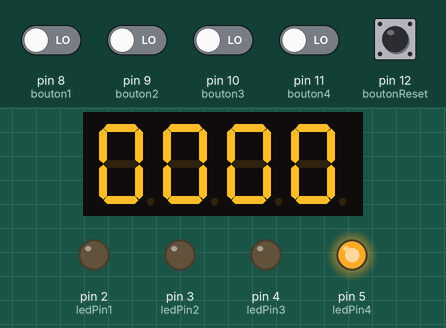
Simulated run of this sketch. Board: Arduino Uno, built with avr-gcc and run on an emulated ATmega328P. Shown: 4-digit seven-segment display, output pins drawn as LEDs (lit = HIGH). Inputs (shaded band) come from the test bench; at power-on: pin 12 (boutonReset) HIGH, pin 8 (bouton1), pin 9 (bouton2), pin 10 (bouton3), pin 11 (bouton4) LOW. Random numbers use the default seed unless the sketch sets one.

Above: at 4.8 s.
4.9 s: pin 11 (bouton4) driven HIGH
At 5.6 s:
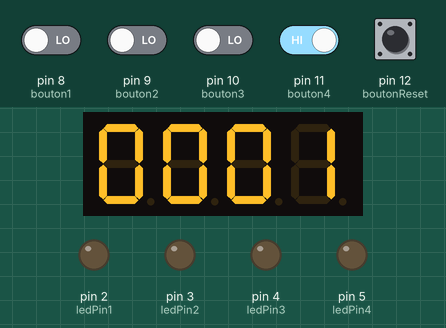
6.4 s: pin 10 (bouton3) driven HIGH
9.4 s: pin 10 (bouton3) driven LOW
At 10.0 s:
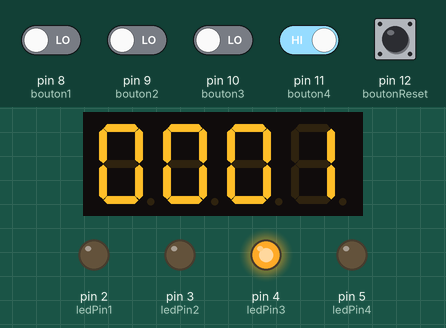
At 11.6 s:
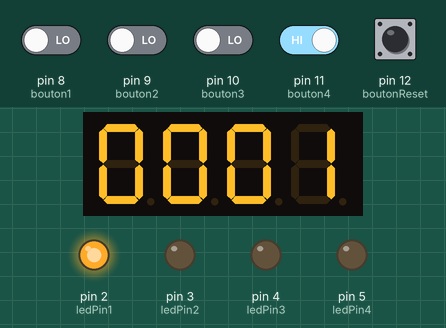
12.4 s: pin 10 (bouton3) driven HIGH
15.4 s: pin 9 (bouton2) driven HIGH
16.9 s: pin 8 (bouton1) driven HIGH and pin 9 (bouton2) driven LOW
At 22.1 s:
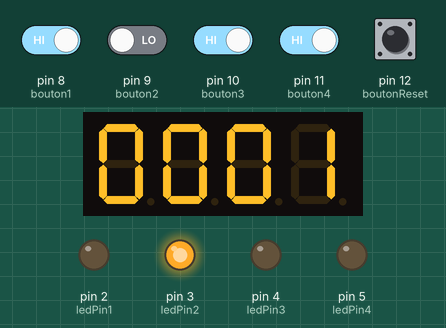
Timing chart, 0 to 32.7 s (numbered marks = the images above; inputs shaded):
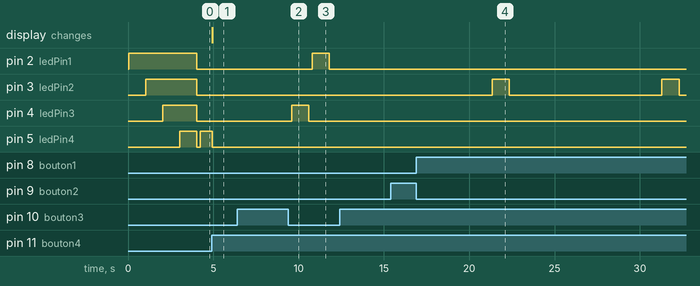

The sketch:

tape_mouche.ino
```cpp
//-----AFFICHEUR A 4 DIGITS-----//


#include "TM1637.h"     // inclure la bibliothèque
#define CLK 6     // on définit la connexion de la broche CLK sur le pin 6
#define DIO 7     // on définit la connexion de la broche DIO sur le pin 7
TM1637 tm1637(CLK, DIO);     // on attache de manière effective nos pins et notre écran
int8_t NumTab[] = {0, 1, 2, 3, 4, 5, 6, 7, 8, 9};     // on définit les caractères disponibles


//----------LEDS---------//


int ledPin1 = 2;     // on indique que "ledPin1" est branché sur le pin 2
int ledPin2 = 3;     // on indique que "ledPin2" est branché sur le pin 3
int ledPin3 = 4;     // on indique que "ledPin3" est branché sur le pin 4
int ledPin4 = 5;     // on indique que "ledPin4" est branché sur le pin 5


//----------BOUTONS---------//


int bouton1 = 8;     // on indique que "bouton1" est branché sur le pin 8
int bouton2 = 9;     // on indique que "bouton2" est branché sur le pin 9
int bouton3 = 10;     // on indique que "bouton3" est branché sur le pin 10
int bouton4 = 11;     // on indique que "bouton4" est branché sur le pin 11
int boutonReset = 12;     // on indique que "boutonReset" est branché sur le pin 12
boolean etatBouton1;     // on crée une variable que l'on nomme "etatBouton1"
boolean etatBouton2;     // on crée une variable que l'on nomme "etatBouton2"
boolean etatBouton3;     // on crée une variable que l'on nomme "etatBouton3"
boolean etatBouton4;     // on crée une variable que l'on nomme "etatBouton4"
boolean hasTapped = false;     // on crée une variable de type boolean nommée "hasTapped", et on lui donne la valeur "false"


//----------VARIABLES----------//


int nombreAleatoireTemps;     // on crée une variable qui servira à stocker la valeur aléatoire de temps
int nombreAleatoireLed;     // on crée une variable qui servira à stocker la valeur aléatoire de led
int interval = 1000;     // on définit une variable "interval" dans laquelle on stocke la valeur 1000 (qui correspondra à 1sec)
int gameTime = 120000; // on définit une variable "gameTime" dans laquelle on stocke la valeur 120000 (qui correspondra à 2 min)
int score = 0;


//------------------------------------//
//           FONCTION SETUP           //
//------------------------------------//


void setup() {

    pinMode(ledPin1, OUTPUT);     // on indique que "ledPin1" est une sortie
    pinMode(ledPin2, OUTPUT);     // on indique que "ledPin2" est une sortie
    pinMode(ledPin3, OUTPUT);     // on indique que "ledPin3" est une sortie
    pinMode(ledPin4, OUTPUT);     // on indique que "ledPin4" est une sortie

    pinMode(bouton1, INPUT);     // on indique que "bouton1" est une entrée
    pinMode(bouton2, INPUT);     // on indique que "bouton2" est une entrée
    pinMode(bouton3, INPUT);     // on indique que "bouton3" est une entrée
    pinMode(bouton4, INPUT);     // on indique que "bouton4" est une entrée

    digitalWrite(ledPin1, LOW);     // on éteint "ledPin1"
    digitalWrite(ledPin2, LOW);     // on éteint "ledPin2"
    digitalWrite(ledPin3, LOW);     // on éteint "ledPin3"
    digitalWrite(ledPin4, LOW);     // on éteint "ledPin4"

    randomSeed(analogRead(0));     // on initialise la séquence aléatoire
    Serial.begin(9600);     // on initialise le moniteur série
    tm1637.init();     // on initialise l'écran de l'afficheur à 4 digits
    tm1637.set(BRIGHTEST);     // on définit la luminosité de l'afficheur à 4 digits

}


//------------------------------------//
//          FONCTION TESTLED          //
//------------------------------------//


// au début de chaque partie, les leds vont s'allumer une à une. Cela permettra de vérifier que chaque led fonctionne correctement, mais également de faire un compte à rebours avant le départ.

void testLed() {

    digitalWrite(ledPin1, HIGH);     // on allume "ledPin1"
    delay(1000);     // on arrête le programme pendant 1 sec
    digitalWrite(ledPin2, HIGH);     // on allume "ledPin2"
    delay(1000);     // on arrête le programme pendant 1 sec
    digitalWrite(ledPin3, HIGH);     // on allume "ledPin3"
    delay(1000);     // on arrête le programme pendant 1 sec
    digitalWrite(ledPin4, HIGH);     // on allume "ledPin4"
    delay(1000);     // on arrête le programme pendant 1 sec

    digitalWrite(ledPin1, LOW);     // on éteint "ledPin1"
    digitalWrite(ledPin2, LOW);     // on éteint "ledPin2"
    digitalWrite(ledPin3, LOW);     // on éteint "ledPin3"
    digitalWrite(ledPin4, LOW);     // on éteint "ledPin4"

}


//------------------------------------//
//      FONCTION GIMMEMYSCORE         //
//------------------------------------//


// la fonction "gimmemyscore" permet de vérifier lorsqu'une led est allumée, si on appuie bien sur le bouton correspondant. Dans ce cas, la fonction retourne la valeur 1, et dans le cas contraire, si on clique sur un bouton dont la led correspondante n'est pas allumée, la fonction retourne -1. Pour rappel, dans mon montage, j'ai décidé d'associer "ledPin1" (pin 2) et "bouton1" (pin 8), "ledPin2" (pin 3) et "bouton2" (pin 9), "ledPin3" (pin 4) et" bouton3" (pin 10), "ledPin4" (pin 5) et "bouton4" (pin 11).

int gimmemyscore(int led) {     // pour la fonction "gimmemyscore" on utilise une variable (un entier) "led"

    if (led == 2) {     // si la variable "led" est égale à 2
        if (digitalRead(bouton1) == 1) {     // si la valeur de "bouton1" est égal à 1
            return 1;     // alors la fonction "gimmemyscore" retourne 1
        } else if (digitalRead(bouton2) == 1 || digitalRead(bouton3) == 1 || digitalRead(bouton4) == 1) {     // sinon, si "bouton2" ou "bouton3" ou "bouton4" est égale à 1
            return -1;     // alors la fonction "gimmemyscore" retourne -1
        }
    }

    if (led == 3) {     // si la variable "led" est égale à 3
        if (digitalRead(bouton2) == 1) {     // si la valeur de "bouton2" est égale à 1
            return 1;     // alors la fonction "gimmemyscore" retourne 1
        } else if (digitalRead(bouton1) == 1 || digitalRead(bouton3) == 1 || digitalRead(bouton4) == 1) {     // sinon, si "bouton1" ou "bouton3" ou "bouton4" est égale à 1
            return -1;     // alors la fonction "gimmemyscore" retourne -1
        }
    }

    if (led == 4) {     // si la variable "led" est égale à 4
        if (digitalRead(bouton3) == 1) {     // si la valeur de "bouton3" est égale à 1
            return 1;     // alors la fonction "gimmemyscore" retourne 1
        } else if (digitalRead(bouton1) == 1 || digitalRead(bouton2) == 1 || digitalRead(bouton4) == 1) {     // sinon, si "bouton1" ou "bouton2" ou "bouton4" est égale à 1
            return -1;     // alors la fonction "gimmemyscore" retourne -1
        }
    }

    if (led == 5) {     // si la variable "led" est égale à 5
        if (digitalRead(bouton4) == 1) {     // si la valeur de "bouton4" est égale à 1
            return 1;     // alors la fonction "gimmemyscore" retourne 1
        } else if (digitalRead(bouton1) == 1 || digitalRead(bouton2) == 1 || digitalRead(bouton3) == 1) {     // sinon, si "bouton1" ou "bouton2" ou "bouton3" est égale à 1
            return -1;     // alors la fonction "gimmemyscore" retourne -1
        }
    }

    return 0;     // si on appuie sur aucun bouton alors qu'une led est allumée, la fonction "gimmemyscore" retourne 0

}


//------------------------------------//
//          FONCTION DISPLAY          //
//------------------------------------//


// cette fonction permet d'afficher le score du joueur sur l'afficheur à 4 digits

void display(int number) {     // pour la fonction "display", on utilise une variable "number"

  int num = abs(number);     // on stocke dans la variable "num" la valeur absolue de la variable "number"
  tm1637.display(0, (int(num/1000)%10));     // affiche le chiffre des unités de la variable "number"
  tm1637.display(1, (int(num/100)%10));     // affiche le chiffre des dizaines de la variable "number"
  tm1637.display(2, (int(num/10)%10));     // affiche le chiffre des centaines de la variable "number"
  tm1637.display(3, (num%10));     // affiche le chiffre des milliers de la variable "number"

}


//------------------------------------//
//           FONCTION LOOP            //
//------------------------------------//


void loop() {

    score = 0;     // on remet la valeur de la variable "score" à 0
    display(0);     // on effectue la fonction "display" avec la variable "number" égale à 0, c'est à dire qu'on va afficher 0 sur l'afficheur à 4 digits

    while (digitalRead(boutonReset) == 0 ) { }     // tant que l'on appuie pas sur le "boutonReset", le programme attend avant de poursuivre

    unsigned long gameStart = millis();     // on place dans la variable "gameStart" la valeur correspondante au temps depuis lequel la carte arduino a été allumée
    testLed();     // on effectue la fonction "testLed", c'est à dire le compte à rebours avant le départ

    while( gameStart + gameTime > millis() ) {     // tant que la valeur de la variable "gameStart" plus celle de la variable "gameTime" (2min) est supérieure au temps depuis lequel la carte arduino a été allumée, on continue d'effectuer la boucle "while", c'est à dire que pendant 2min, on effectue "while" en boucle

        nombreAleatoireTemps = random(5000);     // on place un nombre aléatoire entre 0 et 5000 dans la variable "nombreAleatoire" (entre 0 et 5sec)
        nombreAleatoireLed = random(2, 6);     // on place un nombre aléatoire entre 2 et 5 dans la variable "nombreAleatoireLed"

        unsigned long start = millis();     // on place dans la variable "start" la valeur correspondante au temps depuis lequel la carte arduino a été allumée

        while ( start + nombreAleatoireTemps > millis() ) {     // tant que la valeur de la variable "start" plus celle de la variable "nombreAleatoireTemps" est supérieure au temps depuis lequel la carte arduino a été allumée, on continue d'effectuer la boucle "while"

            boolean tappedThisFrame = digitalRead(bouton1) == 1 || digitalRead(bouton2) == 1 || digitalRead(bouton3) == 1 || digitalRead(bouton4) == 1;     // on vérifie si le joueur a appuyé sur un des 4 boutons

            if (tappedThisFrame && !hasTapped) {     // si le joueur a tapé un bouton à ce passage de boucle mais pas à celui d'avant
                score += -1;     // alors on ajoute -1 à la variable "score"
                if (score < 0) {     // si le score est inférieur à 0
                    score = 0;     // alors le score est égal à zéro, de ce fait, on empêche le joueur d'avoir un score négatif
                }
                display(score);     // on effectue la fonction "display" avec la variable "score", c'est à dire que l'on va afficher le score du joueur sur l'afficheur à 4 digits
                hasTapped = true;     // on change la valeur de la variable "hasTapped" par true
            }

            if (!tappedThisFrame) {     // si on n'a pas appuyé sur un bouton lors de ce passage de la boucle
                hasTapped = false;     // alors on change la valeur de la variable "hasTapped" par "false"
            }
        }

        start = millis();     // on place dans la variable "start" la valeur correspondante au temps depuis lequel la carte arduino a été allumée
        boolean hasPointGagner = false;     // on impose la valeur "false" à la variable "hasPointGangner"
        boolean hasPointPerdu = false;     // on impose la valeur "false" à la variable "hasPointGangner"

        digitalWrite(nombreAleatoireLed, HIGH);     // on allume la led correspondante au pin "nombreAleatoireLed"

        while (start + interval > millis() && !hasPointGagner) {     // tant que la valeur de la variable "start" plus celle de la variable "interval" (1sec) est supérieure au temps depuis lequel la carte arduino a été allumée et que la valeur de la variable "hasPointGagner" est égale à "false"

            int point = gimmemyscore(nombreAleatoireLed);     // on effectue la fonction "gimmemyscore" avec la valeur de la variable "nombreAleatoireLed"

            if (point != 0 && !hasTapped) {     // si la valeur de la variable "point" est différente de 0, et que on a appuyé sur un bouton
                score += point;     // alors on ajoute la valeur de la variable "point" à la valeur de la variable "score"
                if (score < 0) {     // si la valeur de la variable "score" est inférieure à zéro
                    score = 0;     // alors la valeur de la variable "score" est égale à zéro, de ce fait, on empêche le joueur d'avoir un score négatif
                }
                hasTapped = true;     // alors on change la valeur de la variable "hasTapped" par "true"
                display(score);     // on effectue la fonction "display" avec la variable "score", c'est à dire que l'on va afficher le score du joueur sur l'afficheur à 4 digits
            }

            if (point == 0) {     // si la valeur de la variable "point" est égale à zéro
                hasTapped = false;     // alors on change la valeur de la variable "hasTapped" par "false"
            }

            if (point == 1) {     // si la valeur de la variable "point" est égale à 1
                hasPointGagner = true;     // alors on change la valeur de la variable "hasPointGagner" par "true"
            }

            if (point == -1) {     // si la valeur de la variable "point" est égale à -1
                hasPointPerdu = true;     // alors on change la valeur de la variable "hasPointPerdu" par "true"
            }
        }

        digitalWrite(nombreAleatoireLed, LOW);     // on éteint la led correspondante au pin "nombreAleatoireLed"

        if (!hasPointGagner && !hasPointPerdu && score < 0) {     // si la valeur de la variable "hasPointGagner" est égale à false et que la valeur de la variable "hasPointPerdu" est égale à false et que la valeur de la variable "score" est inférieure à zéro
            score -= 1;     // alors on enlève 1 à la valeur de la variable "score"
        }

        display(score);     // on effectue la fonction "display" avec la valeur de la variable "score"

    }

}
```

Measured:
- after the input at 4.9 s, the display: changes at once (image 1)
- after the input at 6.4 s, every drawn part: stays the same
- after the input at 9.4 s, pin 4 (ledPin3): LOW → HIGH after 0.18 s, → LOW 1.0 s later
- after the input at 16.9 s, pin 3 (ledPin2): alternates HIGH for 1.0 s and LOW for 8.9 s, starting after 4.4 s
